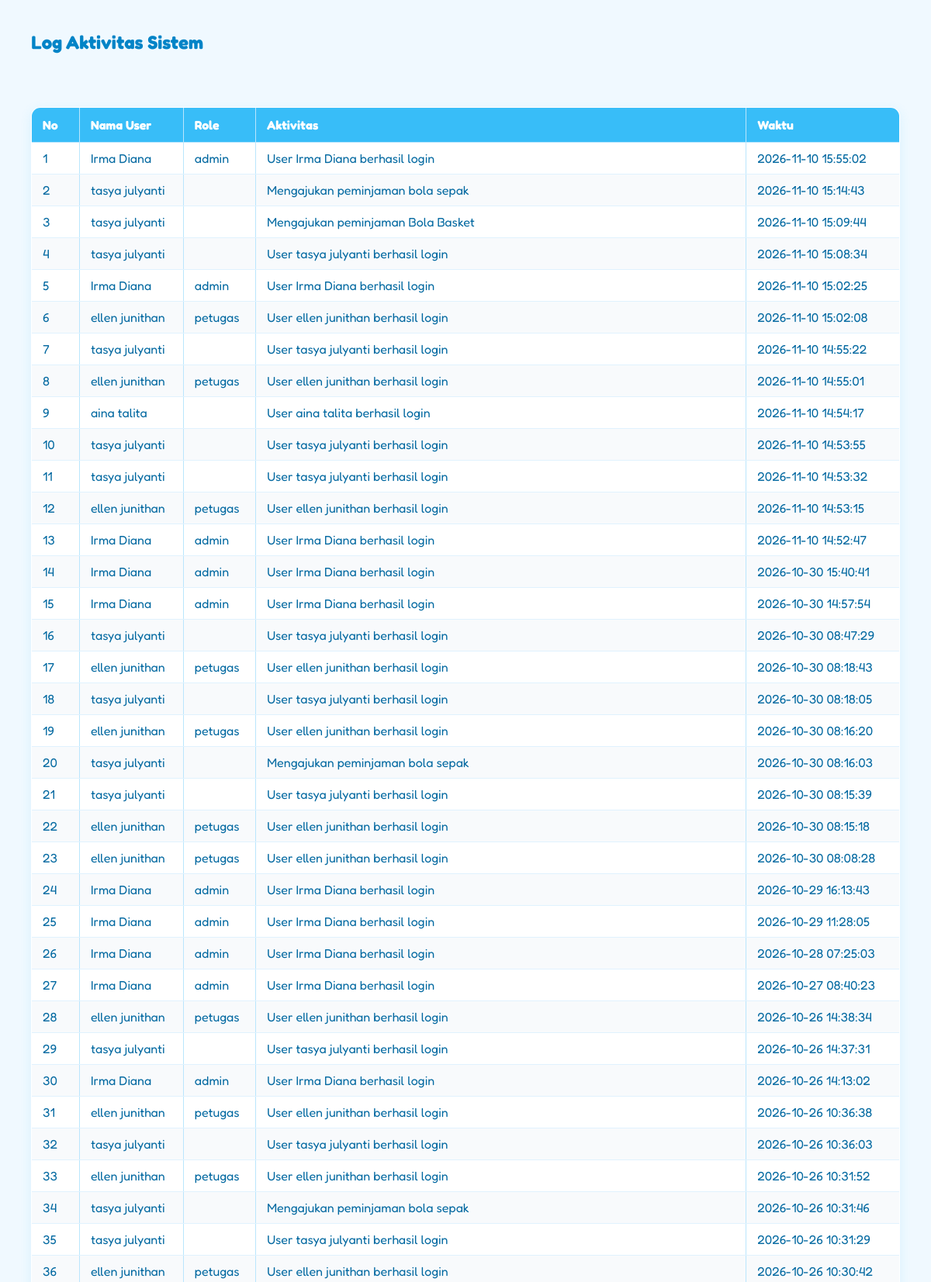
/log_aktivitas/tampil.php (signed in, upper part), run on the app's committed database.
### tables this page shows
CREATE TABLE `log_aktivitas` (
  `id_log` int(11) NOT NULL,
  `id_user` int(11) NOT NULL,
  `aktivitas` varchar(255) NOT NULL,
  `waktu` datetime DEFAULT current_timestamp()
);

CREATE TABLE `users` (
  `id_user` int(11) NOT NULL,
  `username` varchar(50) NOT NULL,
  `password` varchar(255) NOT NULL,
  `nama_lengkap` varchar(100) NOT NULL,
  `role` enum('admin','petugas') NOT NULL
);

### log_aktivitas/tampil.php (the view, shortened to what this page needs)
<?php
include '../connection.php';
$query = "SELECT log_aktivitas.*, users.nama_lengkap, users.role
          FROM log_aktivitas
          JOIN users ON log_aktivitas.id_user = users.id_user
          ORDER BY log_aktivitas.waktu DESC";
$result = mysqli_query($conn, $query);
?>
<!DOCTYPE html>
<html lang="id">
<head>
    <link rel="stylesheet" href="../data.css">
</head>
<body>
    <div class="container">
        <h2>Log Aktivitas Sistem</h2>
        <br><br>
        <table border="1" cellpadding="8" cellspacing="0">
            <thead>
                <tr>
                    <th>No</th>
                    <th>Nama User</th>
                    <th>Role</th>
                    <th>Aktivitas</th>
                    <th>Waktu</th>
                </tr>
            </thead>
            <tbody>
                <?php
                $no = 1;
                if (mysqli_num_rows($result) > 0) {
                    while ($row = mysqli_fetch_assoc($result)) {
                ?>
                    <tr>
                        <td><?= $no++; ?></td>
                        <td><?= htmlspecialchars($row['nama_lengkap']); ?></td>
                        <td><?= htmlspecialchars($row['role']); ?></td>
                        <td><?= htmlspecialchars($row['aktivitas']); ?></td>
                        <td><?= $row['waktu']; ?></td>
                    </tr>
                <?php
                    }
                } else {
                    echo "<tr><td colspan='5'>Belum ada log aktivitas.</td></tr>";
                }
                ?>
            </tbody>
        </table>
    </div>
</body>
</html>

### data.css (style rules this page uses)
* { margin: 0; padding: 0; box-sizing: border-box; font-family: 'Fredoka', sans-serif !important; }
body { background-color: #f0f9ff !important; color: #0c4a6e; padding: 2.5rem !important; }
h2, h3 { color: #0284c7 !important; margin-bottom: 0.8rem !important; }
table { width: 100% !important; border-collapse: collapse !important; background-color: #ffffff !important; border-radius: 12px !important; overflow: hidden !important; box-shadow: 0 4px 15px rgba(56, 189, 248, 0.12) !important; margin-top: 1rem !important; margin-bottom: 5rem !important; border: 1px solid #bae6fd !important; }
th { background-color: #38bdf8 !important; color: #ffffff !important; padding: 12px 14px !important; text-align: left !important; }
td { padding: 10px 14px !important; border-bottom: 1px solid #e0f2fe !important; color: #0369a1 !important; }
tr:nth-child(even) td { background-color: #f8fafc !important; }

### data on the page
log_aktivitas: id_user.nama_lengkap "Irma Diana", id_user.role "admin", aktivitas "User Irma Diana berhasil login", waktu "2026-11-10 15:55:02"
log_aktivitas: id_user.nama_lengkap "tasya julyanti", aktivitas "Mengajukan peminjaman bola sepak", waktu "2026-11-10 15:14:43"
log_aktivitas: id_user.nama_lengkap "tasya julyanti", aktivitas "Mengajukan peminjaman Bola Basket", waktu "2026-11-10 15:09:44"
log_aktivitas: id_user.nama_lengkap "tasya julyanti", aktivitas "User tasya julyanti berhasil login", waktu "2026-11-10 15:08:34"
log_aktivitas: id_user.nama_lengkap "Irma Diana", id_user.role "admin", aktivitas "User Irma Diana berhasil login", waktu "2026-11-10 15:02:25"
log_aktivitas: id_user.nama_lengkap "ellen junithan", id_user.role "petugas", aktivitas "User ellen junithan berhasil login", waktu "2026-11-10 15:02:08"
log_aktivitas: id_user.nama_lengkap "tasya julyanti", aktivitas "User tasya julyanti berhasil login", waktu "2026-11-10 14:55:22"
log_aktivitas: id_user.nama_lengkap "ellen junithan", id_user.role "petugas", aktivitas "User ellen junithan berhasil login", waktu "2026-11-10 14:55:01"
log_aktivitas: id_user.nama_lengkap "aina talita", aktivitas "User aina talita berhasil login", waktu "2026-11-10 14:54:17"
log_aktivitas: id_user.nama_lengkap "tasya julyanti", aktivitas "User tasya julyanti berhasil login", waktu "2026-11-10 14:53:55"
log_aktivitas: id_user.nama_lengkap "tasya julyanti", aktivitas "User tasya julyanti berhasil login", waktu "2026-11-10 14:53:32"
log_aktivitas: id_user.nama_lengkap "ellen junithan", id_user.role "petugas", aktivitas "User ellen junithan berhasil login", waktu "2026-11-10 14:53:15"
log_aktivitas: id_user.nama_lengkap "Irma Diana", id_user.role "admin", aktivitas "User Irma Diana berhasil login", waktu "2026-11-10 14:52:47"
log_aktivitas: id_user.nama_lengkap "Irma Diana", id_user.role "admin", aktivitas "User Irma Diana berhasil login", waktu "2026-10-30 15:40:41"
log_aktivitas: id_user.nama_lengkap "Irma Diana", id_user.role "admin", aktivitas "User Irma Diana berhasil login", waktu "2026-10-30 14:57:54"
log_aktivitas: id_user.nama_lengkap "tasya julyanti", aktivitas "User tasya julyanti berhasil login", waktu "2026-10-30 08:47:29"
log_aktivitas: id_user.nama_lengkap "ellen junithan", id_user.role "petugas", aktivitas "User ellen junithan berhasil login", waktu "2026-10-30 08:18:43"
log_aktivitas: id_user.nama_lengkap "tasya julyanti", aktivitas "User tasya julyanti berhasil login", waktu "2026-10-30 08:18:05"
log_aktivitas: id_user.nama_lengkap "ellen junithan", id_user.role "petugas", aktivitas "User ellen junithan berhasil login", waktu "2026-10-30 08:16:20"
log_aktivitas: id_user.nama_lengkap "tasya julyanti", aktivitas "Mengajukan peminjaman bola sepak", waktu "2026-10-30 08:16:03"
log_aktivitas: id_user.nama_lengkap "tasya julyanti", aktivitas "User tasya julyanti berhasil login", waktu "2026-10-30 08:15:39"
log_aktivitas: id_user.nama_lengkap "ellen junithan", id_user.role "petugas", aktivitas "User ellen junithan berhasil login", waktu "2026-10-30 08:15:18"
log_aktivitas: id_user.nama_lengkap "ellen junithan", id_user.role "petugas", aktivitas "User ellen junithan berhasil login", waktu "2026-10-30 08:08:28"
log_aktivitas: id_user.nama_lengkap "Irma Diana", id_user.role "admin", aktivitas "User Irma Diana berhasil login", waktu "2026-10-29 16:13:43"
log_aktivitas: id_user.nama_lengkap "Irma Diana", id_user.role "admin", aktivitas "User Irma Diana berhasil login", waktu "2026-10-29 11:28:05"
log_aktivitas: id_user.nama_lengkap "Irma Diana", id_user.role "admin", aktivitas "User Irma Diana berhasil login", waktu "2026-10-28 07:25:03"
log_aktivitas: id_user.nama_lengkap "Irma Diana", id_user.role "admin", aktivitas "User Irma Diana berhasil login", waktu "2026-10-27 08:40:23"
log_aktivitas: id_user.nama_lengkap "ellen junithan", id_user.role "petugas", aktivitas "User ellen junithan berhasil login", waktu "2026-10-26 14:38:34"
log_aktivitas: id_user.nama_lengkap "tasya julyanti", aktivitas "User tasya julyanti berhasil login", waktu "2026-10-26 14:37:31"
log_aktivitas: id_user.nama_lengkap "Irma Diana", id_user.role "admin", aktivitas "User Irma Diana berhasil login", waktu "2026-10-26 14:13:02"
log_aktivitas: id_user.nama_lengkap "ellen junithan", id_user.role "petugas", aktivitas "User ellen junithan berhasil login", waktu "2026-10-26 10:36:38"
log_aktivitas: id_user.nama_lengkap "tasya julyanti", aktivitas "User tasya julyanti berhasil login", waktu "2026-10-26 10:36:03"
log_aktivitas: id_user.nama_lengkap "ellen junithan", id_user.role "petugas", aktivitas "User ellen junithan berhasil login", waktu "2026-10-26 10:31:52"
log_aktivitas: id_user.nama_lengkap "tasya julyanti", aktivitas "Mengajukan peminjaman bola sepak", waktu "2026-10-26 10:31:46"
log_aktivitas: id_user.nama_lengkap "tasya julyanti", aktivitas "User tasya julyanti berhasil login", waktu "2026-10-26 10:31:29"
log_aktivitas: id_user.nama_lengkap "ellen junithan", id_user.role "petugas", aktivitas "User ellen junithan berhasil login", waktu "2026-10-26 10:30:42"
